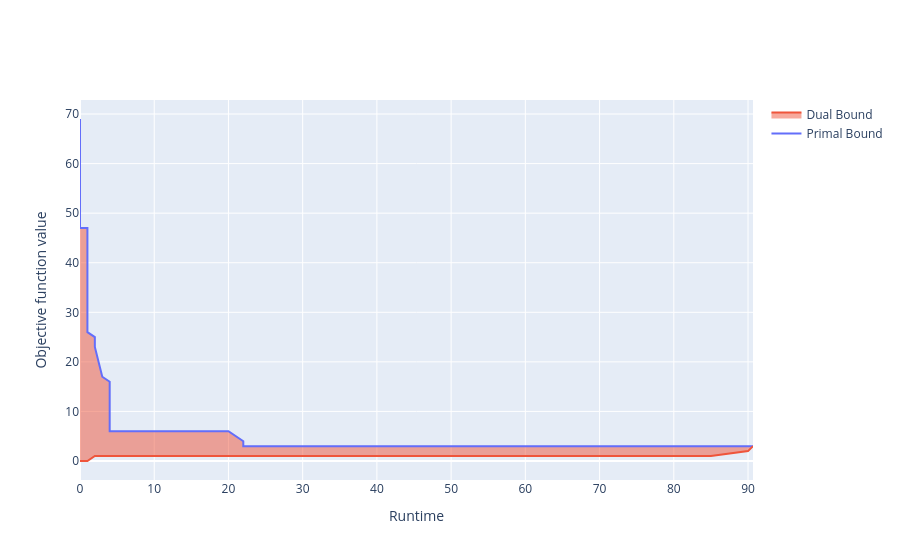

The notebook cell this image was saved under:
### Markdown cell above
## Cas 1

### Code cell
locale.setlocale(locale.LC_ALL, "en_US.UTF-8")
results = glt.parse(
    "results/time_per_it_gurobi_2/M_3_Ntr_100_AtrId_1_K_2_MoId_1_GroupSize_2_Group_0_MiId_1_N_50_SameAlt_True_DId_1_Method_mip_Config_0_Mie_False_MieConfig_None_MieId_1_McId_1_Id_0_Path_False_PId_1_It_0_0.json"
)

default_run = results.progress()

fig = go.Figure()
fig.add_trace(
    go.Scatter(x=default_run["Time"], y=default_run["Incumbent"], name="Primal Bound")
)
fig.add_trace(
    go.Scatter(
        x=default_run["Time"],
        y=default_run["BestBd"],
        fill="tonexty",
        name="Dual Bound",
    )
)
fig.update_xaxes(title_text="Runtime")
fig.update_yaxes(title_text="Objective function value")

### Figure 1 — Plotly figure (JSON) as saved in the notebook; plotly's stock layout.template omitted (floating-point values rounded to 4 significant figures)
{"data": [{"name": "Primal Bound", "type": "scatter", "x": [0.0, 0.0, 0.0, 0.0, 0.0, 0.0, 0.0, 0.0, 0.0, 0.0, 1.0, 1.0, 1.0, 1.0, 1.0, 1.0, 1.0, 1.0, 2.0, 2.0, 3.0, 4.0, 4.0, 4.0, 5.0, 10.0, 15.0, 20.0, 22.0, 22.0, 25.0, 30.0, 36.0, 40.0, 46.0, 50.0, 55.0, 61.0, 76.0, 81.0, 85.0, 90.0, 90.67], "y": [69.0, 61.0, 61.0, 61.0, 61.0, 61.0, 47.0, 47.0, 47.0, 47.0, 47.0, 47.0, 47.0, 39.0, 38.0, 37.0, 29.0, 26.0, 25.0, 23.0, 17.0, 16.0, 15.0, 6.0, 6.0, 6.0, 6.0, 6.0, 4.0, 3.0, 3.0, 3.0, 3.0, 3.0, 3.0, 3.0, 3.0, 3.0, 3.0, 3.0, 3.0, 3.0, 3.0]}, {"fill": "tonexty", "name": "Dual Bound", "type": "scatter", "x": [0.0, 0.0, 0.0, 0.0, 0.0, 0.0, 0.0, 0.0, 0.0, 0.0, 1.0, 1.0, 1.0, 1.0, 1.0, 1.0, 1.0, 1.0, 2.0, 2.0, 3.0, 4.0, 4.0, 4.0, 5.0, 10.0, 15.0, 20.0, 22.0, 22.0, 25.0, 30.0, 36.0, 40.0, 46.0, 50.0, 55.0, 61.0, 76.0, 81.0, 85.0, 90.0, 90.67], "y": [0.0, 0.0, 0.0, 0.0, 0.0, 0.0, 0.0, 0.0, 0.0, 0.0, 0.0, 0.0, 0.0, 0.0005, 0.0005, 0.0005, 0.0005, 0.0005, 1.0, 1.0, 1.0, 1.0, 1.0, 1.0, 1.0, 1.0, 1.0, 1.0, 1.0, 1.0, 1.0, 1.0, 1.0, 1.0, 1.0, 1.0, 1.0, 1.0, 1.0, 1.0, 1.0, 2.0, 3.0]}], "layout": {"xaxis": {"title": {"text": "Runtime"}}, "yaxis": {"title": {"text": "Objective function value"}}}}
